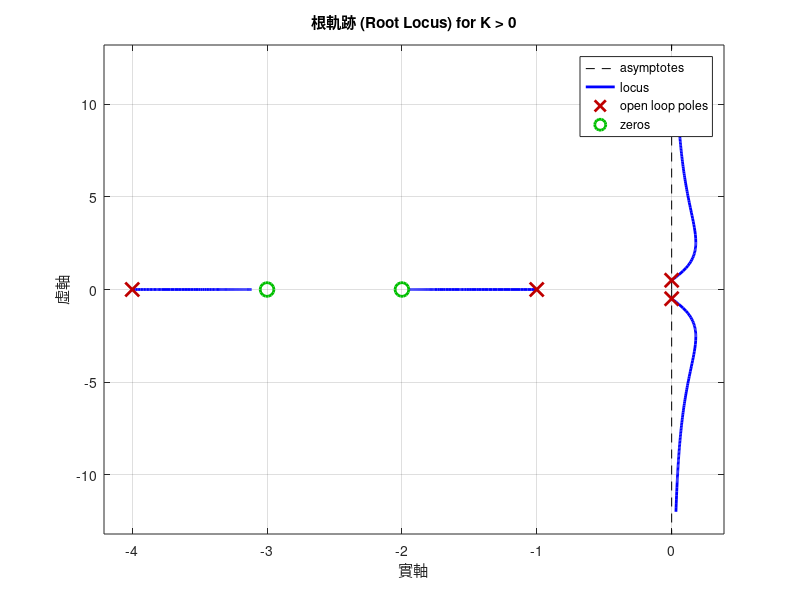

Recreate this plot in MATLAB.
poles = [-1, -4, 0.5i, -0.5i];
zeros = [-2, -3];

% K 預設為 1
sys = zpk(zeros, poles, 1);

figure;
rlocus(sys);

title('根軌跡 (Root Locus) for K > 0');
xlabel('實軸');
ylabel('虛軸');

grid on;

% xlim([-6 2]);
% ylim([-3 3]);